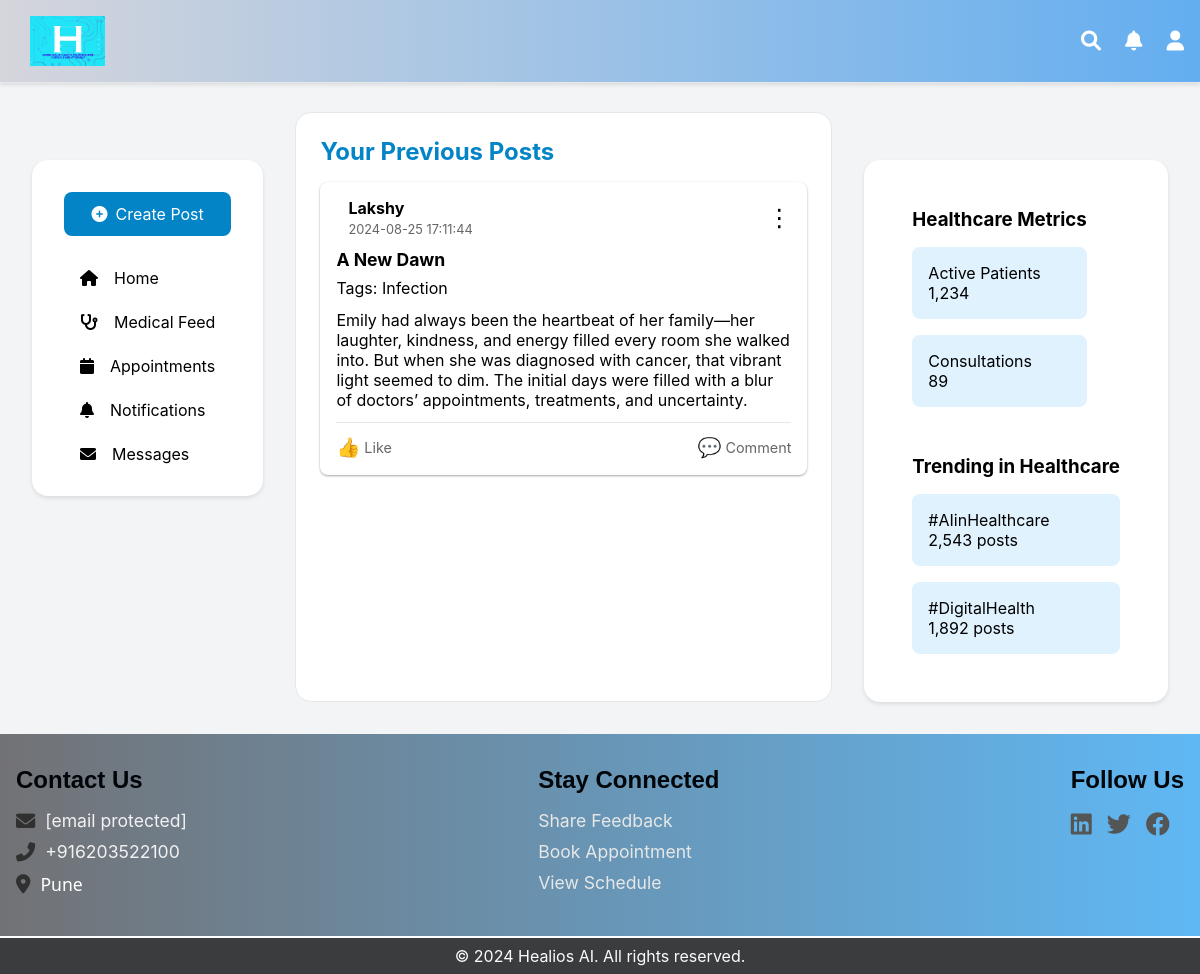
/write (signed in), run on the app's committed database.
### app.py (models this page shows)
class Bond(db.Model):
    id=db.Column(db.Integer,primary_key=True)
    title=db.Column(db.String(80))
    content=db.Column(db.Text,nullable=False)
    author=db.Column(db.String(80),nullable=False)
    date_posted=db.Column(db.DateTime,default=datetime.now)
    tags=db.Column(db.String(200),nullable=False)

### app.py (the view)
@app.route('/write',methods=['GET','POST'])
@login_required
def write():
    form=Bond_page()
    if form.validate_on_submit():
        post=Bond(content=form.content.data,author=current_user.username,title=form.title.data,tags=form.tags.data)
        db.session.add(post)
        db.session.commit()
        return redirect(url_for('bonding'))
    posts = Bond.query.filter_by(author=current_user.username).order_by(Bond.date_posted.desc()).all()
    return render_template('write.html',form=form,posts=posts)

### app.py (called while the page is built)
@login_manager.user_loader
def load_user(user_id):
    return User.query.get(int(user_id))

### templates/write.html (shortened to what this page needs)
<!DOCTYPE html>
<html lang="en">
<head>
    <link href="https://cdnjs.cloudflare.com/ajax/libs/font-awesome/6.0.0/css/all.min.css" rel="stylesheet">
</head>
<body>
    <nav class="navbar">
        <div class="nav-content">
            <div class="logo"></div>
            <div class="nav-icons">
                <i class="fas fa-search"></i>
                <i class="fas fa-bell"></i>
                <i class="fas fa-user"></i>
            </div>
        </div>
    </nav>
    <main class="container">
        <div class="sidebar left-sidebar">
            <button class="create-post-btn" id="create-post-btn">
                <i class="fas fa-plus-circle"></i>
                <span>Create Post</span>
            </button>
            <div class="menu-item">
                <i class="fas fa-home"></i>
                <span>Home</span>
            </div>
            <div class="menu-item">
                <i class="fas fa-stethoscope"></i>
                <span>Medical Feed</span>
            </div>
            <div class="menu-item">
                <i class="fas fa-calendar"></i>
                <span>Appointments</span>
            </div>
            <div class="menu-item">
                <i class="fas fa-bell"></i>
                <span>Notifications</span>
            </div>
            <div class="menu-item">
                <i class="fas fa-envelope"></i>
                <span>Messages</span>
            </div>
        </div>
        <div class="content-wrapper">
            <section class="posts-section">
                <h2 class="sub-heading2">Your Previous Posts</h2>
                <ul class="post-list">
                    {% for post in posts %}
                    <li class="post-item">
                        <div class="post-meta">
                            <div class="post-info">
                                <p class="author">{{ post.author }}</p>
                                <p class="timestamp">{{ post.date_posted.strftime('%Y-%m-%d %H:%M:%S') }}</p>
                            </div>
                            <div class="more-options">
                                <button class="more-button">⋮</button>
                            </div>
                        </div>
                        <h3 class="post-title">{{ post.title }}</h3>
                        <div class="post-tags">Tags: {{ post.tags }}</div>
                        <p  class="post-content">{{ post.content }}</p>
                        <div class="post-actions">
                            <label for="like-{{ loop.index }}" class="action-button">
                                <span class="emoji">👍</span> Like
                            </label>
                            <label for="comment-{{ loop.index }}" class="action-button">
                                <span class="emoji">💬</span> Comment
                            </label>
                        </div>
                    </li>
                    {% endfor %}
                </ul>
            </section>
        </div>
        <div class="sidebar right-sidebar">
            <div class="stats-card">
                <h3>Healthcare Metrics</h3>
                <div class="stats-grid">
                    <div class="stat-item">
                        <div>Active Patients</div>
                        <div>1,234</div>
                    </div>
                    <div class="stat-item">
                        <div>Consultations</div>
                        <div>89</div>
                    </div>
                </div>
            </div>
            <div class="stats-card">
                <h3>Trending in Healthcare</h3>
                <div class="stats-grid">
                    <div class="stat-item">
                        <div>#AIinHealthcare</div>
                        <div>2,543 posts</div>
                    </div>
                    <div class="stat-item">
                        <div>#DigitalHealth</div>
                        <div>1,892 posts</div>
                    </div>
                </div>
            </div>
        </div>
    </main>
    <footer class="footer">
        <div class="footer-container" id="contact">
            <div class="footer-info">
                <h3>Contact Us</h3>
                <div class="contact-details">
                    <a href="/cdn-cgi/l/email-protection#3f4d565841585b5d575e4d585e417f585259135c5052">
                        <i class="fas fa-envelope"></i> <span class="__cf_email__" data-cfemail="5b293234253c3f393338293c3a251b3c363a323775383436">[email&#160;protected]</span>
                    </a>
                    <a href="tel:+916203522100">
                        <i class="fas fa-phone-alt"></i> +916203522100
                    </a>
                    <p><i class="fas fa-map-marker-alt"></i>Pune</p>
                </div>
            </div>
            <div class="footer-left">
                <h3>Stay Connected</h3>
                <p>
                    <a href="{{ url_for('feedback') }}" class="footer-link">Share Feedback</a>
                </p>
                <p>
                    <a href="{{ url_for('appointment') }}" class="footer-link">Book Appointment</a>
                </p>
                <p>
                    <a href="{{ url_for('schedule') }}" class="footer-link">View Schedule</a>
                </p>
            </div>
            <div class="footer-right">
                <h3>Follow Us</h3>
                <div class="social-icons">
                    <a href="https://www.linkedin.com/in/your-profile" target="_blank" class="social-link">
                        <i class="fab fa-linkedin"></i>
                    </a>
                    <a href="https://twitter.com/your-profile" target="_blank" class="social-link">
                        <i class="fab fa-twitter"></i>
                    </a>
                    <a href="https://facebook.com/your-profile" target="_blank" class="social-link">
                        <i class="fab fa-facebook"></i>
                    </a>
                </div>
            </div>
        </div>
    </footer>
    <div class="footer-bottom">
        <p style="color: rgb(252, 252, 252)">
            &copy; 2024 Healios AI. All rights reserved.
        </p>
    </div>
</body>
</html>

### data on the page
Bond: author "Lakshy", date_posted "2024-08-25 17:11:44", title "A New Dawn", tags "Infection", content "Emily had always been the heartbeat of her family—her laughter, kindness, and energy filled every room she walked into. But when she was diagnosed with cancer, that vibrant light seemed to dim. The initial days were filled with a blur of doctors’ appointments, treatments, and uncertainty."
